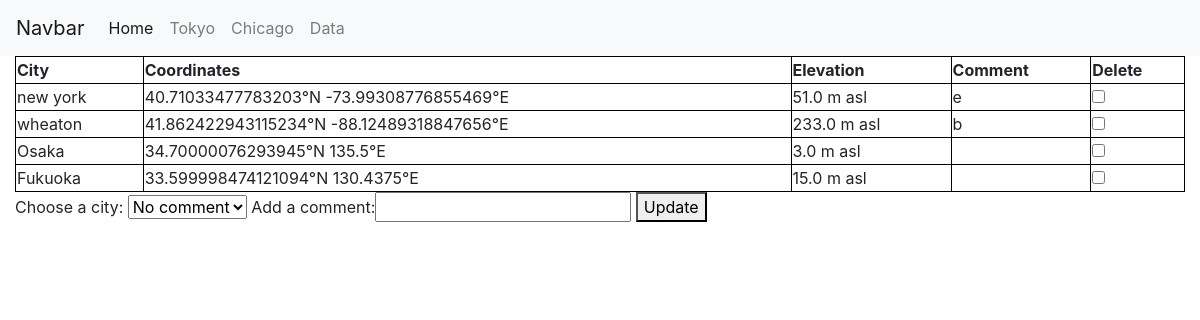
Page /data on the committed database.
### tables this page shows
CREATE TABLE cities (
    id INTEGER PRIMARY KEY AUTOINCREMENT,
    name TEXT NOT NULL,
    coordinates TEXT NOT NULL,
    elevation TEXT REAL,
    comment TEXT
);

### main.py (the view, shortened to what this page needs)
@app.route('/data', methods=["POST", "GET"] )
def data():
    print("Start!")
    print("End!")
    cities = query_db("SELECT name, coordinates, elevation, comment FROM cities")
    return render_template("data.html", cities=cities)

### main.py (called while the page is built)
def get_db():
    if 'db' not in g:
        g.db = sqlite3.connect(
            current_app.config['DATABASE'],
            detect_types=sqlite3.PARSE_DECLTYPES
        )
        g.db.row_factory = sqlite3.Row
    return g.db

def query_db(query, args=(), one=False):
    cur = get_db().execute(query, args)
    rv = cur.fetchall()
    cur.close()
    return (rv[0] if rv else None) if one else rv

### templates/data.html (shortened to what this page needs)
<!DOCTYPE html>
<html lang="en">
<head>
    <link rel="stylesheet" href="https://cdn.jsdelivr.net/npm/bootstrap@4.3.1/dist/css/bootstrap.min.css">
</head>
    <body>
    {% extends "base.html" %}
    {% block content %}
    {% if cities %}
    <form action="" method="POST">
        <table style="width:100%">
            <tr>
                <th>City</th>
                <th>Coordinates</th>
                <th>Elevation</th>
                <th>Comment</th>
                <th>Delete</th>
            </tr>
         {% for city in cities %}
                        <tr>
                            <td>{{ city[0] }}</td>
                            <td>{{ city[1] }}</td>
                            <td>{{ city[2] }}</td>
                            <td>{{ city[3] }}</td>
                            <td><input type="checkbox" name="delete" value = "{{ city[0] }}"/>
                                <label for="del"></label></td>
                        </tr>
            {% endfor %}
            {% else %}
                <p>No cities found in the database.</p>
            {% endif %}
            </table>
                <label for="drop">Choose a city:</label>
                <select name="drop" id="city">
                    <option value = "none">No comment</option>
                </select>
                <label> Add a comment:</label><input type="text" id="com" name="comment" />
                <button  name="update">Update</button>
            </form>
        {% endblock %}

### templates/base.html (shortened to what this page needs)
<!doctype html>
<html>
<head>
    <link rel="stylesheet" href="https://stackpath.bootstrapcdn.com/bootstrap/4.3.1/css/bootstrap.min.css">
</head>
<body>
    <nav class="navbar navbar-expand-lg navbar-light bg-light">
        <a class="navbar-brand" href="#">Navbar</a>
         <div class="collapse navbar-collapse" id="navbarNav">
             <ul class="navbar-nav">
	         <li class="nav-item active">
                     <a class="nav-link" href="/">Home <span class="sr-only">(current)</span></a>
		</li>
		<li class="nav-item">
		    <a class="nav-link" href="/Tokyo">Tokyo</a>
		</li>
		<li class="nav-item">
		    <a class="nav-link" href="/Chicago">Chicago</a>
		</li>
                 <li class="nav-item">
		    <a class="nav-link" href="/data">Data</a>
		</li>
	    </ul>
        </div>
    </nav>
    <div class="container-fluid">
    {% block content %}
    {% endblock %}
    </div>
</body>
</html>

### templates/data.html (style rules this page uses)
table, th, td { border:1px solid black; }

### rows in the picture
cities: name "new york", coordinates "40.71033477783203°N -73.99308776855469°E", elevation "51.0 m asl", comment "e"
cities: name "wheaton", coordinates "41.862422943115234°N -88.12489318847656°E", elevation "233.0 m asl", comment "b"
cities: name "Osaka", coordinates "34.70000076293945°N 135.5°E", elevation "3.0 m asl"
cities: name "Fukuoka", coordinates "33.599998474121094°N 130.4375°E", elevation "15.0 m asl"
